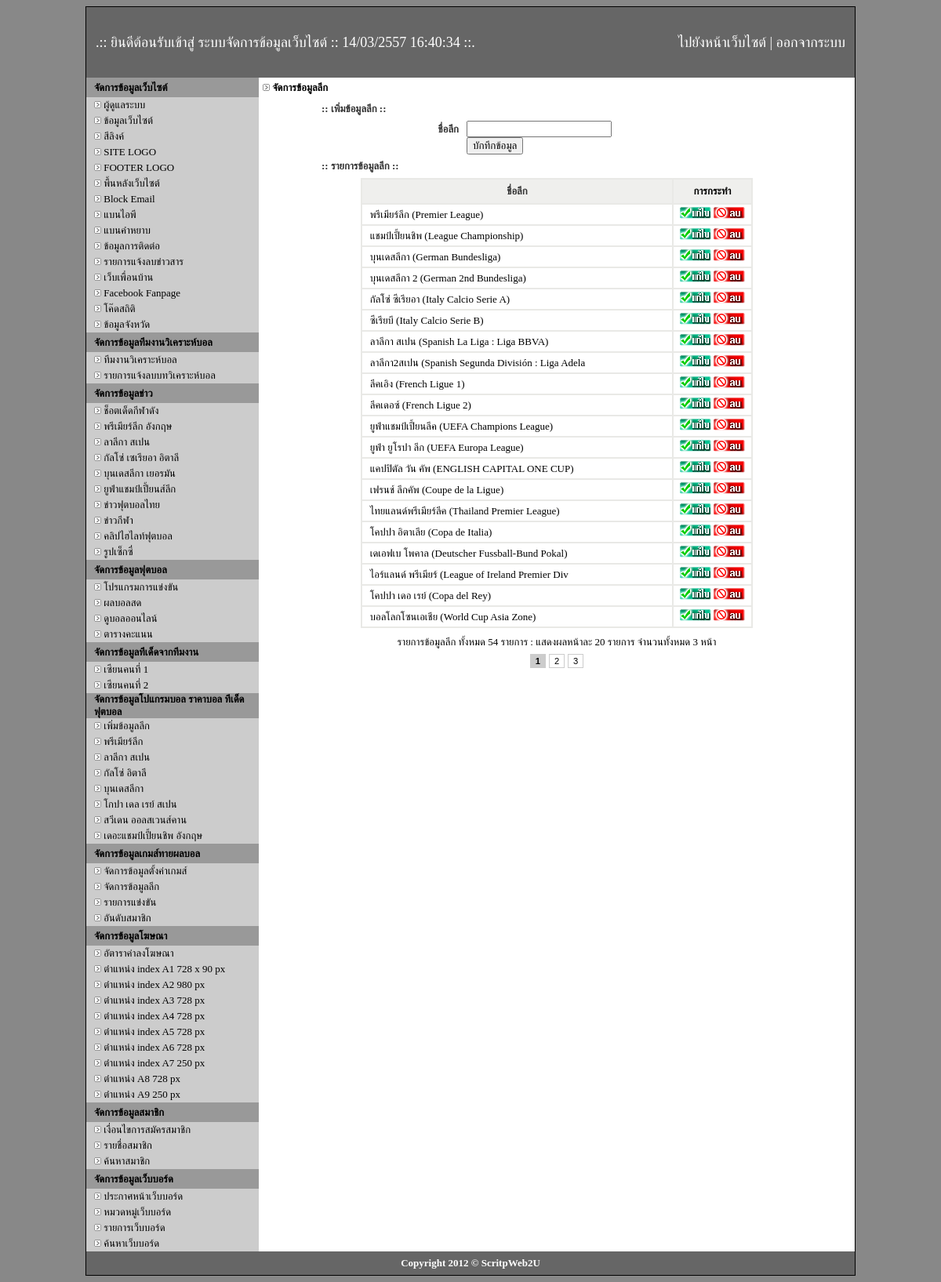
Page /admin/all-game-league.php (signed in) on the committed database.
### tables this page shows
CREATE TABLE `category` (
  `id` int(2) NOT NULL auto_increment,
  `cate_name` varchar(255) NOT NULL,
  `title` text NOT NULL,
  `description` text NOT NULL,
  `keyword` text NOT NULL,
  PRIMARY KEY  (`id`)
);

CREATE TABLE `football` (
  `id` int(2) NOT NULL auto_increment,
  `name` varchar(255) NOT NULL,
  `title` text NOT NULL,
  `description` text NOT NULL,
  `keyword` text NOT NULL,
  `code` text NOT NULL,
  PRIMARY KEY  (`id`)
);

CREATE TABLE `zean_name` (
  `id` int(2) NOT NULL auto_increment,
  `name` varchar(100) NOT NULL,
  PRIMARY KEY  (`id`)
);

CREATE TABLE `league` (
  `id` int(2) NOT NULL auto_increment,
  `league` varchar(255) NOT NULL,
  `icon` varchar(100) NOT NULL,
  PRIMARY KEY  (`id`)
);

CREATE TABLE `game_league` (
  `id` int(11) NOT NULL auto_increment,
  `league` varchar(255) NOT NULL,
  PRIMARY KEY  (`id`)
);

### admin/all-game-league.php (the view, shortened to what the rows shown need)
<!DOCTYPE html PUBLIC "-//W3C//DTD XHTML 1.0 Transitional//EN" "http://www.w3.org/TR/xhtml1/DTD/xhtml1-transitional.dtd">
<html xmlns="http://www.w3.org/1999/xhtml">
<head>
</head>
<body>
<table width="980" border="0" align="center" cellpadding="0" cellspacing="1" bgcolor="#000000">
  <tr>
    <td><table width="980" border="0" align="center" cellpadding="0" cellspacing="0">
      <tr>
        <td bgcolor="#CCCCCC"><table width="980" border="0" align="center" cellpadding="0" cellspacing="0">
            <tr>
              <td width="220" align="center" valign="top"><? include "menu.php"; ?></td>
              <td width="760" align="center" valign="top" bgcolor="#FFFFFF"><table width="750" border="0" align="center" cellpadding="0" cellspacing="0">
                  <tr>
                    <td><table width="600" border="0" align="center" cellpadding="0" cellspacing="0">
                      <tr>
                        <td><table width="500" border="1" align="center" cellpadding="0" cellspacing="0" bordercolor="#E9E9E6">
                            <?
		$strSQL = "SELECT * FROM game_league";
		$Per_Page = 20;
		$Page = $_GET["Page"];
		if(!$_GET["Page"])
		{
			$Page=1;
		}
		$Page_Start = (($Per_Page*$Page)-$Per_Page);
		$strSQL .=" order  by id ASC LIMIT $Page_Start , $Per_Page";
		$objQuery  = mysql_query($strSQL);
		while($objResult = mysql_fetch_row($objQuery)){
?>
                            <tr>
                              <td width="400" height="25" align="left" valign="middle"><font size="2">&nbsp;&nbsp;
                                <?=$objResult[1];?>
                              </font></td>
                              <td width="100" height="25" align="center" valign="middle"><font size="2"><a href="edit-game-league.php?id=<?=$objResult[0];?>"><img src="images/edit.gif" width="40" height="15" border="0" /> </a><a href="del-game-league.php?id=<?=$objResult[0];?>&amp;op=<?=$objResult[2];?>" onclick="javascript:if(!confirm('ท่านต้องการลบข้อมูลจริงหรือไม่')){return false;}"> <img src="images/del.gif" width="40" height="15" border="0" /></a></font></td>
                            </tr>
                            <? } ?>
                        </table></td>
                      </tr>
                    </table></td>
                  </tr>
                </table></td>
            </tr>
        </table></td>
      </tr>
    </table></td>
  </tr>
</table>
</body>
</html>

### admin/menu.php (shortened to what the rows shown need)
<table width="220" border="0" align="center" cellpadding="0" cellspacing="0">
  <tr>
    <td><table width="220" border="0" align="center" cellpadding="0" cellspacing="0">
      <?
$stab="select id, cate_name from category order by id asc";
$retab=mysql_query($stab) or die("ERROR $stab");
while($rtab=mysql_fetch_row($retab)){
?>
      <tr>
        <td height="20"><table width="200" border="0" align="center" cellpadding="0" cellspacing="0">
            <tr>
              <td align="left"><font size="2"><img src="../img/icon_bullet_arrow_small.gif" width="9" height="9" /> <a href="all-main-category.php?cate_id=<?=$rtab[0];?>">
                <?=$rtab[1];?>
              </a></font></td>
            </tr>
        </table></td>
      </tr>
      <? } ?>
    </table></td>
  </tr>
  <tr>
    <td><table width="220" border="0" align="center" cellpadding="0" cellspacing="0">
        <tr>
          <td height="20"><table width="200" border="0" align="center" cellpadding="0" cellspacing="0">
<?
$sball="select id, name from football order by id asc";
$reball=mysql_query($sball) or die("ERROR $sball");
while($rball=mysql_fetch_row($reball)){
?>
              <tr>
                <td height="20" align="left"><font size="2"><img src="../img/icon_bullet_arrow_small.gif" width="9" height="9" /> <a href="football.php?id=<?=$rball[0];?>">
                  <?=$rball[1];?>
                </a></font></td>
              </tr>
<? } ?>
          </table></td>
        </tr>
      </table></td>
  </tr>
  <tr>
    <td><table width="220" border="0" align="center" cellpadding="0" cellspacing="0">
      <tr>
        <td height="20"><table width="200" border="0" align="center" cellpadding="0" cellspacing="0">
<?
$szean="select * from zean_name order by id asc";
$rezean=mysql_query($szean) or die("ERROR $szean");
while($rzean=mysql_fetch_row($rezean)){
?>
          <tr>
            <td height="20" align="left"><font size="2"><img src="../img/icon_bullet_arrow_small.gif" width="9" height="9" /> <a href="tded-zean.php?zean_id=<?=$rzean[0];?>"><?=$rzean[1];?></a></font></td>
          </tr>
          <? } ?>
        </table></td>
      </tr>
    </table></td>
  </tr>
  <tr>
    <td><table width="220" border="0" align="center" cellpadding="0" cellspacing="0">
      <?
$ssco="select id, league from league order by id asc";
$resco=mysql_query($ssco) or die("ERROR $ssco");
while($rsco=mysql_fetch_row($resco)){
?>
      <tr>
        <td height="20"><table width="200" border="0" align="center" cellpadding="0" cellspacing="0">
          <tr>
            <td align="left"><font size="2"><img src="../img/icon_bullet_arrow_small.gif" width="9" height="9" /> <a href="t-ded.php?l_id=<?=$rsco[0];?>">
              <?=$rsco[1];?>
            </a></font></td>
          </tr>
        </table></td>
      </tr>
      <? } ?>
    </table></td>
  </tr>
</table>

### rows in the picture
category: cate_name "ช็อตเด็ดกีฬาดัง"
category: cate_name "พรีเมียร์ลีก อังกฤษ"
category: cate_name "ลาลีกา สเปน"
category: cate_name "กัลโซ่ เซเรียอา อิตาลี"
category: cate_name "บุนเดสลีกา เยอรมัน"
category: cate_name "ยูฟ่าแชมป์เปี้ยนส์ลีก"
category: cate_name "ข่าวฟุตบอลไทย"
category: cate_name "ข่าวกีฬา"
category: cate_name "คลิปไฮไลท์ฟุตบอล"
category: cate_name "รูปเซ็กซี่"
football: name "โปรแกรมการแข่งขัน"
football: name "ผลบอลสด"
football: name "ดูบอลออนไลน์"
football: name "ตารางคะแนน"
zean_name: name "เซียนคนที่ 1"
zean_name: name "เซียนคนที่ 2"
league: league "พรีเมียร์ลีก"
league: league "ลาลีกา สเปน"
league: league "กัลโซ่ อิตาลี"
league: league "บุนเดสลีกา"
league: league "โกปา เดล เรย์ สเปน"
league: league "สวีเดน ออลสเวนส์คาน"
league: league "เดอะแชมป์เปี้ยนชิพ อังกฤษ"
game_league: league "พรีเมียร์ลีก (Premier League)"
game_league: league "แชมป์เปี้ยนชิพ (League Championship)"
game_league: league "บุนเดสลีกา (German Bundesliga)"
game_league: league "บุนเดสลีกา 2 (German 2nd Bundesliga)"
game_league: league "กัลโซ่ ซีเรียอา (Italy Calcio Serie A)"
game_league: league "ซีเรียบี (Italy Calcio Serie B)"
game_league: league "ลาลีกา สเปน (Spanish La Liga : Liga BBVA)"
game_league: league "ลาลีกา2สเปน (Spanish Segunda División : Liga Adela"
game_league: league "ลีคเอิง (French Ligue 1)"
game_league: league "ลีคเดอซ์ (French Ligue 2)"
game_league: league "ยูฟ่าแชมป์เปี้ยนลีค (UEFA Champions League)"
game_league: league "ยูฟ่า ยูโรปา ลีก (UEFA Europa League)"
game_league: league "แคปปิตัล วัน คัพ (ENGLISH CAPITAL ONE CUP)"
game_league: league "เฟรนช์ ลีกคัพ (Coupe de la Ligue)"
game_league: league "ไทยแลนด์พรีเมียร์ลีค (Thailand Premier League)"
game_league: league "โคปปา อิตาเลีย (Copa de Italia)"
game_league: league "เดเอฟเบ โพคาล (Deutscher Fussball-Bund Pokal)"
game_league: league "ไอร์แลนด์ พรีเมียร์ (League of Ireland Premier Div"
game_league: league "โคปปา เดอ เรย์ (Copa del Rey)"
game_league: league "บอลโลกโซนเอเชีย (World Cup Asia Zone)"

### other values in the picture
$Num_Rows "54"
$Per_Page "20"
$Num_Pages "3"
